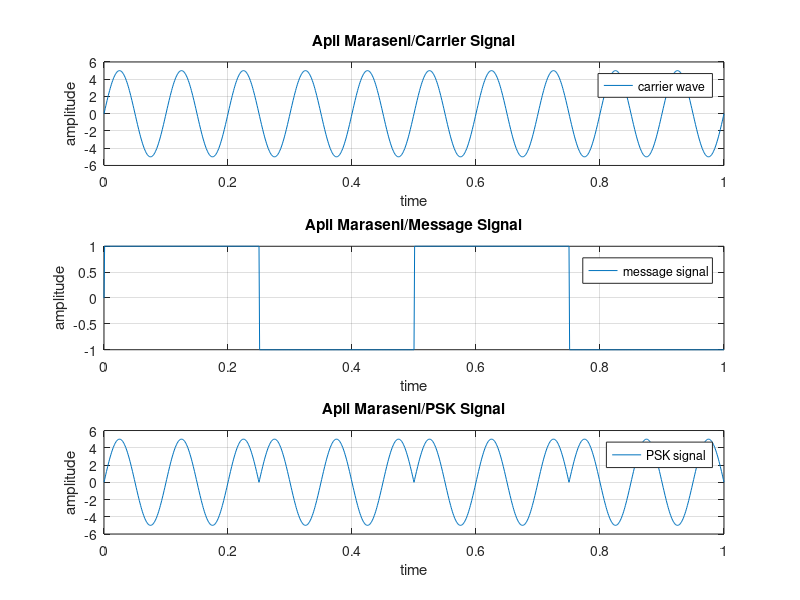

The MATLAB source for this figure:
clc;
clear all;
close all;

Amp = 5;
fm = 2;   % Message frequency (binary)
fc = 10;  % Carrier frequency

t = 0:0.001:1;

% Carrier signal
x = Amp * sin(2 * pi * fc * t);
subplot(3, 1, 1);
plot(t, x);
grid on;
xlabel('time');
ylabel('amplitude');
title('Apil Maraseni/Carrier Signal');
legend('carrier wave');

% Message signal (bipolar square wave using sign function)
y = sign(sin(2 * pi * fm * t));
subplot(3, 1, 2);
plot(t, y);
grid on;
xlabel('time');
ylabel('amplitude');
title('Apil Maraseni/Message Signal');
legend('message signal');

% PSK Modulation (invert carrier phase based on message bit)
a = x .* y;
subplot(3, 1, 3);
plot(t, a);
grid on;
xlabel('time');
ylabel('amplitude');
title('Apil Maraseni/PSK Signal');
legend('PSK signal');